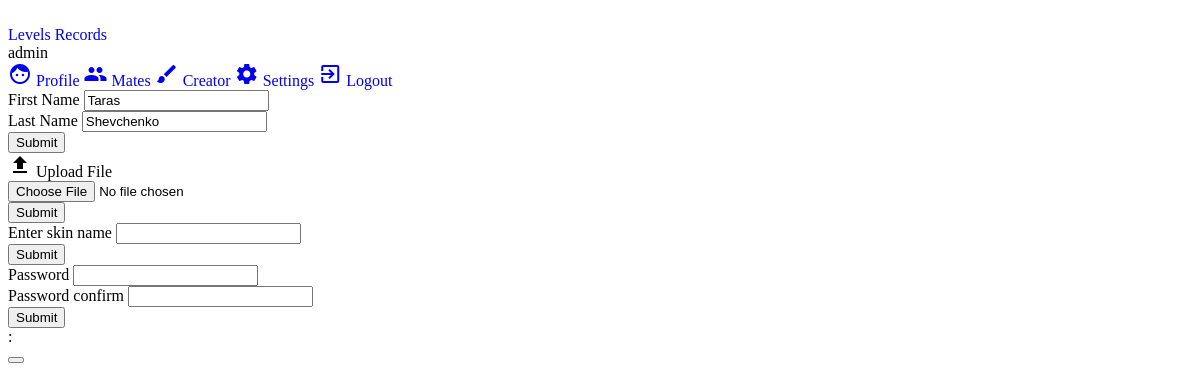
Page /settings (signed in) on the committed database.
### pluto/models.py (models this page shows)
class User(AbstractUser):
    image = models.ImageField(default='no_image.png', upload_to=user_directory_image_path)
    points = models.FloatField(default=10, blank=False)
    skin = models.CharField(default='polo', blank=False, max_length=32)

### pluto/views.py (the view, shortened to what this page needs)
# urls.py: url(r'^settings', views.settings),
@login_required(login_url='/login')
def settings(request):
    info = PersonalInfoForm()
    info.fields['first_name'].initial = request.user.first_name
    info.fields['last_name'].initial = request.user.last_name
    image = PersonalImageForm()
    image.fields['image'].initial = request.user.image
    password = PasswordForm()
    skin = HeroSkinForm()
    context = {'info_form': info, 'image_form': image, 'password_form': password, 'skin_form': skin}
    return render(request, 'settings.html', context)

### pluto/forms.py
class PersonalInfoForm(forms.Form):
    first_name = forms.CharField(label='First Name')
    first_name.widget = forms.TextInput(attrs={'class': 'mdl-textfield__input'})
    last_name = forms.CharField(label='Last Name')
    last_name.widget = forms.TextInput(attrs={'class': 'mdl-textfield__input'})

class PersonalImageForm(forms.Form):
    image = forms.ImageField(label='Personal image')
    image.widget = forms.FileInput(attrs={'class': 'mdl-textfield__input'})

### templates/settings.html (shortened to what this page needs)
{% extends 'base.html' %}
{% block content %}
    <div class="mdl-grid">
        <div class="mdl-card mdl-cell--4-col mdl-cell">
        <form method="POST">
            <div class="mdl-card__supporting-text mdl-grid">
                    {% for j in info_form %}
                        <div class="mdl-textfield mdl-js-textfield mdl-textfield--floating-label mdl-cell mdl-cell--12-col">
                            <label class="mdl-textfield__label" for="{{ j.name }}">{{ j.label }}</label>
                            {{ j }}
                        </div>
                    {% endfor %}
            </div>
            <div class="mdl-card__actions mdl-grid">
                <button type="submit" class="mdl-button mdl-js-button mdl-button--raised mdl-button--colored">Submit</button>
            </div>
        </form>
        </div>
        <div class="mdl-card mdl-cell--4-col mdl-cell">
        <form method="POST" enctype="multipart/form-data">
            <div class="mdl-card__supporting-text mdl-grid">
                    {% for j in image_form %}
                        <div class="mdl-textfield mdl-js-textfield mdl-cell mdl-cell--12-col mdl-textfield--expandable">
                            <label class="mdl-textfield__label" for="{{ j.name }}">
                                <i class="material-icons">file_upload</i> Upload File
                            </label>
                            <div class="mdl-textfield__expandable-holder">
                            {{ j }}
                            </div>
                        </div>
                    {% endfor %}
            </div>
            <div class="mdl-card__actions mdl-grid">
                <button type="submit" class="mdl-button mdl-js-button mdl-button--raised mdl-button--colored">Submit</button>
            </div>
        </form>
        </div>
        <div class="mdl-card mdl-cell--4-col mdl-cell">
        <form method="POST" enctype="multipart/form-data">
            <div class="mdl-card__supporting-text mdl-grid">
                    {% for j in skin_form %}
                        <div class="mdl-textfield mdl-js-textfield mdl-textfield--floating-label mdl-cell mdl-cell--12-col">
                            <label class="mdl-textfield__label" for="{{ j.name }}">{{ j.label }}</label>
                            {{ j }}
                        </div>
                    {% endfor %}
            </div>
            <div class="mdl-card__actions mdl-grid">
                <button type="submit" class="mdl-button mdl-js-button mdl-button--raised mdl-button--colored">Submit</button>
            </div>
        </form>
        </div>
        <div class="mdl-card mdl-cell--4-col mdl-cell">
        <form method="POST" enctype="multipart/form-data">
            <div class="mdl-card__supporting-text mdl-grid">
                    {% for j in password_form %}
                        <div class="mdl-textfield mdl-js-textfield mdl-textfield--floating-label mdl-cell mdl-cell--12-col">
                            <label class="mdl-textfield__label" for="{{ j.name }}">{{ j.label }}</label>
                            {{ j }}
                        </div>
                    {% endfor %}
            </div>
            <div class="mdl-card__actions mdl-grid">
                <button type="submit" class="mdl-button mdl-js-button mdl-button--raised mdl-button--colored">Submit</button>
            </div>
        </form>
        </div>
    </div>
{% endblock %}

### templates/base.html (shortened to what this page needs)
<!DOCTYPE html>
<html lang="en">
{% block head %}
<head>
    {% include 'include/material.html' %}
    {% include 'include/custom.html' %}
    {% block favicon %}
        {% load staticfiles %}
    {% endblock %}
</head>
{%  endblock %}
<body class="mdl-demo mdl-color--grey-100 mdl-color-text--grey-700 mdl-base">
    <div class="mdl-layout mdl-js-layout mdl-layout--fixed-header">
    {% block navigation %}
              <header class="mdl-layout__header">
                <div class="mdl-layout__header-row">
                  <span class="mdl-layout-title"><a href="/">Pluto</a></span>
                  <nav class="mdl-navigation">
                    <a class="mdl-navigation__link" href="/levels">Levels</a>
                    <a class="mdl-navigation__link" href="/records">Records</a>
                  </nav>
                </div>
              </header>
              <div class="mdl-layout__drawer">
                <span class="mdl-layout-title">
                    {% if request.user.is_authenticated %}
                        {{ request.user.username }}
                    {% else %}
                        Anonymous
                    {% endif %}
                </span>
                <nav class="mdl-navigation">
                    {% if request.user.is_authenticated %}
                        <a class="mdl-navigation__link" href="/me"><i class="material-icons">face</i> Profile</a>
                        <a class="mdl-navigation__link" href="/mates"><i class="material-icons">people</i> Mates</a>
                        <a class="mdl-navigation__link" href="/creator"><i class="material-icons">brush</i> Creator</a>
                        <a class="mdl-navigation__link" href="/settings"><i class="material-icons">settings</i> Settings</a>
                        <a class="mdl-navigation__link" href="/logout"><i class="material-icons">exit_to_app</i> Logout</a>
                    {% else %}
                        <a class="mdl-navigation__link" href="/login"><i class="material-icons">account_circle</i> Login</a>
                        <a class="mdl-navigation__link" href="/signup"><i class="material-icons">assignment</i> SignUp</a>
                    {% endif %}
                </nav>
              </div>
    {% endblock %}
    {% block body %}
        <main class="mdl-layout__content">
        {% block content %}{% endblock %}
        </main>
    {% endblock %}
    {% block message %}
         <div aria-live="assertive" aria-atomic="true" aria-relevant="text" class="mdl-snackbar mdl-js-snackbar">
         <div class="mdl-snackbar__text">{{ i.tag | title }}: {{ i }}</div>
         <button type="button" class="mdl-snackbar__action"></button>
         </div>
    {% endblock %}
    </div>
</body>
</html>

### PlutoGame/static/style.css (style rules this page uses)
a { text-decoration: none; }
.mdl-layout-title a { color: white; }

### rows in the picture
User: user.username "admin", info_form "Taras" "Shevchenko"

### other values in the picture
{{ j.label }} "First Name" "Last Name"
{{ j.label }} "Enter skin name"
{{ j.label }} "Password" "Password confirm"
